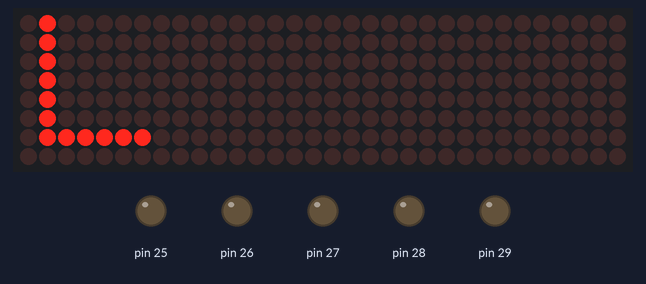
The sketch below on a simulated Arduino Mega 2560, built with avr-gcc and run on an emulated ATmega2560. Shown: 32×8 LED matrix, output pins drawn as LEDs (lit = HIGH). Wiring (from diagram.json): 4 × MAX7219 LED driver: data pin 22; clock pin 23; CS pin 24. Pins used as bus, display or sensor lines are not drawn. At 19.2 s the program stops and its outputs stay as they are.

Above: at 0.1 s.
At 1.0 s:
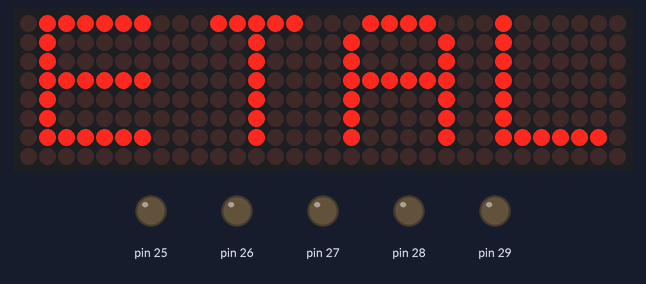
At 15.0 s:
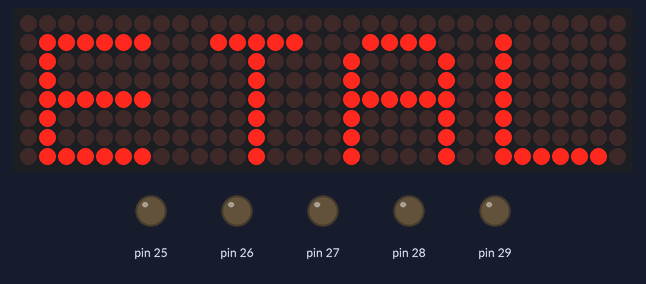
At 15.6 s:
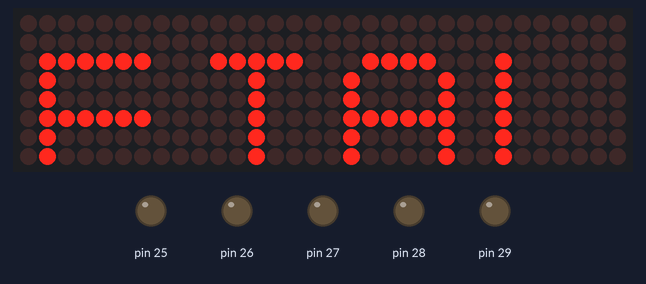
At 16.8 s:
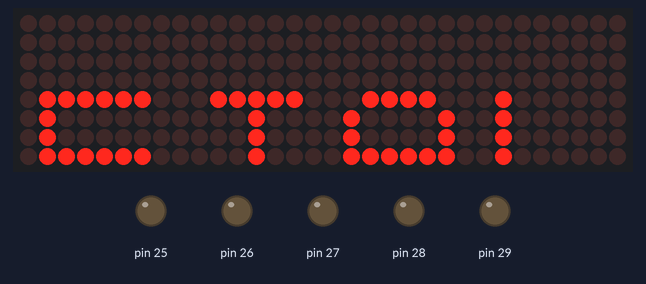
At 18.6 s:
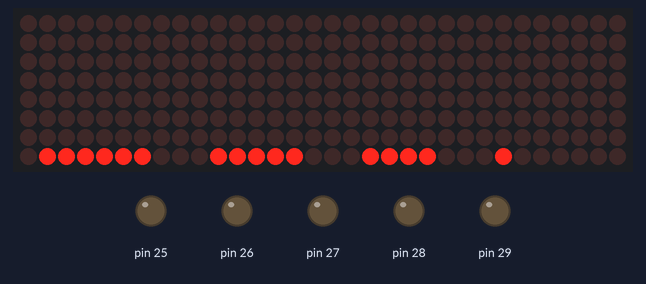

Measured:
- what the display in image 1 shows lasts 14.1 s, from 0.9 s to 15.0 s
- what the display in image 2 shows lasts 0.6 s, from 15.0 s to 15.6 s

The sketch:

ETALVIS_Problem_16_04.ino
```cpp
//Embedded Systems programming - GPIO
//Dot Matrix Control Problems
//use max 7219-matrix DOTMATRIX
//use PORT A
//self Assessment set -16 Problem 04
//DISPLAY "ETAL" by entering from LEFT in 2 seconds , stay for 10 seconds and leaving by BOTTOM in 4 seconds

#include "max7219.h"
#include "font_ETAL.h"

void delay_ms(unsigned int ms) {
    for (unsigned int i = 0; i < ms; i++)
        for (volatile int j = 0; j < 1000; j++);
}

void setup(void) {
    max7219_init();

    // 1️⃣ Enter from left (2 seconds = 8 steps × 250 ms)
    for (char step = 0; step <= 7; step++) {
        for (unsigned char row = 1; row <= 8; row++) {
            unsigned char m1 = 0, m2 = 0, m3 = 0, m4 = 0;

            if (step == 0)          { m1 = letterL[row - 1]; }
            else if (step == 1)     { m1 = letterA[row - 1]; m2 = letterL[row - 1]; }
            else if (step == 2)     { m1 = letterT[row - 1]; m2 = letterA[row - 1]; m3 = letterL[row - 1]; }
            else if (step >= 3)     { m1 = letterE[row - 1]; m2 = letterT[row - 1]; m3 = letterA[row - 1]; m4 = letterL[row - 1]; }

            max7219_send_row4(row, m4, m3, m2, m1); // Left to right: E T A L
        }
        delay_ms(250);
    }

    // 2️⃣ Hold for 10 seconds
    delay_ms(10000);

    // 3️⃣ Exit downward (bottom) over 4 seconds = 8 shifts × 500 ms
    for (char shift = 0; shift < 8; shift++) {
        for (unsigned char row = 1; row <= 8; row++) {
            char idx = row - 1 - shift;
            unsigned char e = (idx >= 0 && idx < 8) ? letterE[idx] : 0x00;
            unsigned char t = (idx >= 0 && idx < 8) ? letterT[idx] : 0x00;
            unsigned char a = (idx >= 0 && idx < 8) ? letterA[idx] : 0x00;
            unsigned char l = (idx >= 0 && idx < 8) ? letterL[idx] : 0x00;

            max7219_send_row4(row, l, a, t, e);
        }
        delay_ms(500);
    }
    max7219_clear_all();
}

void loop(void) {
    while (1); // Freeze after animation
}
```

font_ETAL.h
```cpp
#ifndef FONT_ETAL_H
#define FONT_ETAL_H

unsigned char letterE[8] = {
    0b01111110,
    0b00000010,
    0b00000010,
    0b01111110,
    0b00000010,
    0b00000010,
    0b01111110,
    0b00000000
};

unsigned char letterT[8] = {
    0b01111100,
    0b00010000,
    0b00010000,
    0b00010000,
    0b00010000,
    0b00010000,
    0b00010000,
    0b00000000
};

unsigned char letterA[8] = {
    0b00111100,
    0b01000010,
    0b01000010,
    0b01111110,
    0b01000010,
    0b01000010,
    0b01000010,
    0b00000000
};

unsigned char letterL[8] = {
    0b00000010,
    0b00000010,
    0b00000010,
    0b00000010,
    0b00000010,
    0b00000010,
    0b01111110,
    0b00000000
};

#endif
```

max7219.c
```cpp
#include "max7219.h"

volatile char *porta = (volatile char *)0x22;
volatile char *ddra  = (volatile char *)0x21;

#define DIN_BIT  0
#define CLK_BIT  1
#define CS_BIT   2

void max7219_send_row4(unsigned char row, unsigned char d1, unsigned char d2,
                       unsigned char d3, unsigned char d4) {
    unsigned char data[4] = {d1, d2, d3, d4};

    *porta &= ~(1 << CS_BIT);
    for (char m = 3; m >= 0; m--) {
        unsigned int packet = (row << 8) | data[m];
        for (char i = 0; i < 16; i++) {
            if (packet & 0x8000)
                *porta |= (1 << DIN_BIT);
            else
                *porta &= ~(1 << DIN_BIT);
            *porta &= ~(1 << CLK_BIT);
            for (volatile int d = 0; d < 10; d++);
            *porta |= (1 << CLK_BIT);
            packet <<= 1;
        }
    }
    *porta |= (1 << CS_BIT);
}

void max7219_init(void) {
    *ddra = 0xFF;
    *porta = (1 << CS_BIT);

    for (char i = 0; i < 4; i++) {
        max7219_send_row4(0x0C, 0x01, 0x01, 0x01, 0x01);
        max7219_send_row4(0x09, 0x00, 0x00, 0x00, 0x00);
        max7219_send_row4(0x0A, 0x08, 0x08, 0x08, 0x08);
        max7219_send_row4(0x0B, 0x07, 0x07, 0x07, 0x07);
        max7219_send_row4(0x0F, 0x00, 0x00, 0x00, 0x00);
    }

    max7219_clear_all();
}

void max7219_clear_all(void) {
    for (unsigned char row = 1; row <= 8; row++)
        max7219_send_row4(row, 0x00, 0x00, 0x00, 0x00);
}
```

max7219.h
```cpp
#ifndef MAX7219_H
#define MAX7219_H

#ifdef __cplusplus
extern "C" {
#endif

void max7219_init(void);
void max7219_clear_all(void);
void max7219_send_row4(unsigned char row, unsigned char d1, unsigned char d2,
                       unsigned char d3, unsigned char d4);

#ifdef __cplusplus
}
#endif

#endif
```
